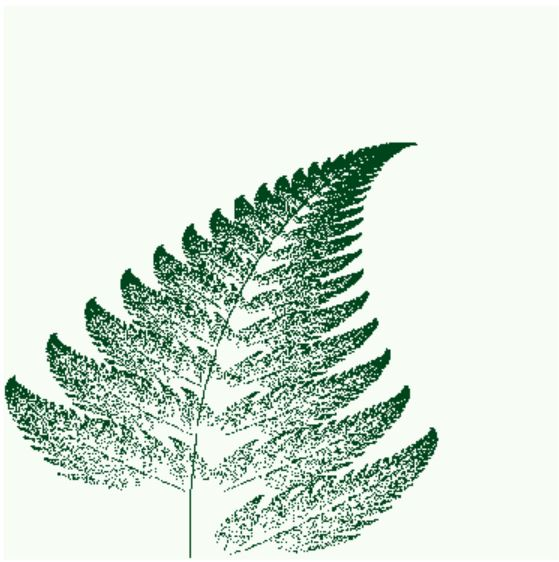

Here is the Python script that generated this plot:
import numpy as np
import matplotlib.pyplot as plt
import matplotlib.cm as cm
from random import randint

def map_to_pixels(x,y,x_range=[-2.2,2.7],y_range=[0,10],x_req_range=[0,300],y_req_range=[0,300]):
    x_span = x_range[1]-x_range[0]
    x_req_span = x_req_range[1]-x_req_range[0]
    x_scaled = (x-x_range[0])/(x_span)
    px = x_req_range[0]+(x_scaled*x_req_span)

    y_span = y_range[1] - y_range[0]
    y_req_span = y_req_range[1] - y_req_range[0]
    y_scaled = (y - y_range[0]) / (y_span)
    py = y_req_range[0] + (y_scaled * y_req_span)

    return int(px),int(py)

def calc(a, m, e):
    result = np.zeros((len(a),len(m[0])))
    for i in range(len(a)):
        for j in range(len(m[0])):
            for k in range(len(m)):
                result[i][j] += a[i][k]*m[k][j]
    result = result+e
    #print(result)
    return result[0][0], result[1][0]

def fern(width=400,height=400):
    img = np.zeros((width,height))
    x = []
    y = []
    count = 0
    x.append(0)
    y.append(0)
    for i in range(1,50000):
        p = randint(1,100)
        if(p==1):
            X,Y = calc(a = [[0,0],[0,0.16]], m = [[x[count]],[y[count]]],e = [[0],[0]])
            x.append(X)
            y.append(Y)
            px,py = map_to_pixels(X,Y)
            img[px,py] = 1
        if(p>=2 and p<=86):
            X,Y = calc(a = [[0.85,0.04],[-0.04,0.85]],m = [[x[count]],[y[count]]],e = [[0],[1.60]])
            x.append(X)
            y.append(Y)
            px, py = map_to_pixels(X,Y)
            img[px,py] = 1
        if (p >= 87 and p <= 93):
            X, Y = calc(a=[[0.20, -0.26], [0.23, 0.22]], m = [[x[count]], [y[count]]], e=[[0], [1.60]])
            x.append(X)
            y.append(Y)
            px, py = map_to_pixels(X, Y)
            img[px, py] = 1
        if (p >= 94 and p <= 100):
            X, Y = calc(a=[[-0.15, 0.28], [0.26, 0.24]], m = [[x[count]], [y[count]]], e=[[0.44], [0.07]])
            x.append(X)
            y.append(Y)
            px, py = map_to_pixels(X, Y)
            img[px, py] = 1
        count += 1
        print(int((i/50000)*100),"%"," ","completed")
    #print(img)
    plt.imshow(np.flipud(img.T),cmap= cm.Greens)
    plt.axis('off')
    plt.show()
fern(400,400)
